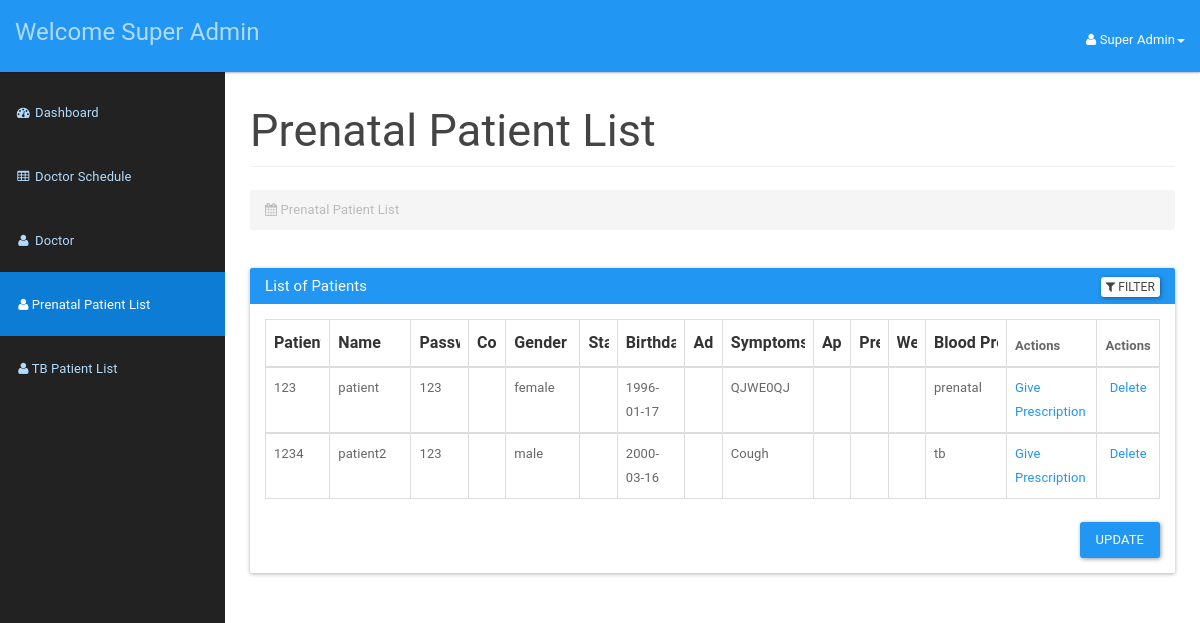
Before: /doctor/patientlist.php (signed in) with the older database file.
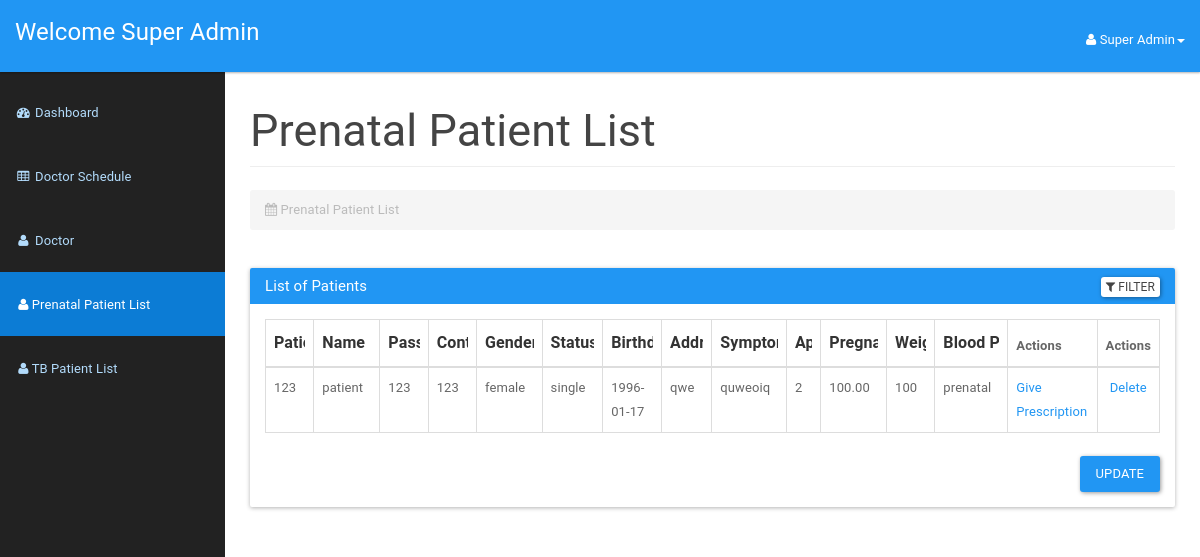
After: the same page with the newer database file.
### tables this page shows
CREATE TABLE `doctor` (
  `icDoctor` bigint(12) NOT NULL,
  `password` varchar(20) NOT NULL,
  `doctorId` int(3) NOT NULL,
  `doctorFirstName` varchar(50) NOT NULL,
  `doctorLastName` varchar(50) NOT NULL,
  `doctorAddress` varchar(100) NOT NULL,
  `doctorPhone` varchar(15) NOT NULL,
  `doctorEmail` varchar(20) NOT NULL,
  `doctorDOB` date NOT NULL,
  `doctorRole` varchar(255) DEFAULT NULL
);

CREATE TABLE `appointment` (
  `appId` int(3) NOT NULL,
  `philhealthId` bigint(12) NOT NULL,
  `scheduleId` int(10) NOT NULL,
  `appSymptom` varchar(100) NOT NULL,
  `appComment` varchar(100) NOT NULL,
  `status` varchar(10) NOT NULL DEFAULT 'process',
  `pregnancyWeek` int(11) DEFAULT NULL,
  `weight` decimal(5,2) DEFAULT NULL,
  `bloodPressure` varchar(20) DEFAULT NULL
);

CREATE TABLE `patient` (
  `philhealthId` bigint(12) NOT NULL,
  `password` varchar(20) NOT NULL,
  `patientFirstName` varchar(20) NOT NULL,
  `patientLastName` varchar(20) NOT NULL,
  `patientMaritialStatus` varchar(10) NOT NULL,
  `patientDOB` date NOT NULL,
  `patientGender` varchar(10) NOT NULL,
  `patientAddress` varchar(100) NOT NULL,
  `patientPhone` varchar(15) NOT NULL,
  `patientEmail` varchar(100) NOT NULL,
  `appointmentType` enum('tb','prenatal') NOT NULL DEFAULT 'tb'
);

### doctor/patientlist.php (the view, shortened to what this page needs)
<?php
include_once '../assets/conn/dbconnect.php';
$usersession = $_SESSION['doctorSession'];
$res = mysqli_query($con, "SELECT * FROM doctor WHERE doctorId=" . $usersession);
$userRow = mysqli_fetch_array($res, MYSQLI_ASSOC);
?>
<!DOCTYPE html>
<html lang="en">
<head>
    <link href="assets/css/material.css" rel="stylesheet">
    <link href="assets/css/sb-admin.css" rel="stylesheet">
    <link href="assets/css/time/bootstrap-clockpicker.css" rel="stylesheet">
    <link href="assets/css/style.css" rel="stylesheet">
    <link href="assets/font-awesome/css/font-awesome.css" rel="stylesheet">
</head>
<body>
    <div id="wrapper">
        <nav class="navbar navbar-inverse navbar-fixed-top" role="navigation">
            <div class="navbar-header">
                <a class="navbar-brand" href="doctordashboard.php">
                    <?php
                    if ($userRow['doctorRole'] == 'superAdmin') {
                        echo "Welcome " . $userRow['doctorFirstName'] . " " . $userRow['doctorLastName'];
                    } else {
                        echo "Welcome Dr " . $userRow['doctorFirstName'] . " " . $userRow['doctorLastName'];
                    }
                    ?>
                </a>
            </div>
            <ul class="nav navbar-right top-nav">
                <li class="dropdown">
                    <a href="#" class="dropdown-toggle" data-toggle="dropdown"><i class="fa fa-user"></i>
                        <?php echo $userRow['doctorFirstName']; ?>
                        <?php echo $userRow['doctorLastName']; ?><b class="caret"></b>
                    </a>
                </li>
            </ul>
            <div class="collapse navbar-collapse navbar-ex1-collapse">
                <ul class="nav navbar-nav side-nav">
                    <li ">
                        <a href=" doctordashboard.php"><i class="fa fa-fw fa-dashboard"></i> Dashboard</a>
                    </li>
                    <?php
                    if ($userRow['doctorRole'] == 'superAdmin') {
                    ?>
                        <li>
                            <a href="addschedule.php"><i class="fa fa-fw fa-table"></i> Doctor Schedule</a>
                        </li>
                        <li>
                            <a href="doctor.php"><i class="fa fa-fw fa-user"></i> Doctor</a>
                        </li>
                        <li class="active">
                            <a href="patientlist.php"><i class="fa fa-fw fa-user"></i>Prenatal Patient List</a>
                        </li>
                        <li>
                            <a href="tbpatientlist.php"><i class="fa fa-fw fa-user"></i>TB Patient List</a>
                        </li>
                    <?php
                    }
                    ?>
                </ul>
            </div>
        </nav>
        <div id="page-wrapper">
            <div class="container-fluid">
                <div class="row">
                    <div class="col-lg-12">
                        <h2 class="page-header">
                            Prenatal Patient List
                        </h2>
                        <ol class="breadcrumb">
                            <li class="active">
                                <i class="fa fa-calendar"></i> Prenatal Patient List
                            </li>
                        </ol>
                    </div>
                </div>
                <div class="panel panel-primary filterable">
                    <div class="panel-heading">
                        <h3 class="panel-title">List of Patients</h3>
                        <div class="pull-right">
                            <button class="btn btn-default btn-xs btn-filter"><span class="fa fa-filter"></span>
                                Filter</button>
                        </div>
                    </div>
                    <div class="panel-body">
                        <table class="table table-hover table-bordered">
                            <thead>
                                <tr class="filters">
                                    <th><input type="text" class="form-control" placeholder="Patient ID" disabled></th>
                                    <th><input type="text" class="form-control" placeholder="Name" disabled></th>
                                    <th><input type="text" class="form-control" placeholder="Password" disabled></th>
                                    <th><input type="text" class="form-control" placeholder="ContactNo." disabled></th>
                                    <th><input type="text" class="form-control" placeholder="Gender" disabled></th>
                                    <th><input type="text" class="form-control" placeholder="Status" disabled></th>
                                    <th><input type="text" class="form-control" placeholder="Birthdate" disabled></th>
                                    <th><input type="text" class="form-control" placeholder="Address" disabled></th>
                                    <th><input type="text" class="form-control" placeholder="Symptoms" disabled></th>
                                    <th><input type="text" class="form-control" placeholder="Appointment Type" disabled></th>
                                    <th><input type="text" class="form-control" placeholder="Pregnancy Week" disabled></th>
                                    <th><input type="text" class="form-control" placeholder="Weight" disabled></th>
                                    <th><input type="text" class="form-control" placeholder="Blood Pressure" disabled></th>
                                    <th>Actions</th>
                                    <th>Actions</th>
                                </tr>
                            </thead>
                            <?php
                            $appointmentTypeFilter = '';
                            $result = mysqli_query($con, "SELECT a.*, c.*, d.appSymptom, a.appointmentType,
                                      d.pregnancyWeek, d.weight, d.bloodPressure
                               FROM patient a
                               JOIN appointment d ON a.philhealthId = d.philhealthId
                               LEFT JOIN doctorschedule c ON d.scheduleId = c.scheduleId
                               WHERE 1 $appointmentTypeFilter
                               ORDER BY d.appId DESC");
                            while ($patientRow = mysqli_fetch_array($result)) {
                                echo "<tbody>";
                                echo "<tr>";
                                echo "<td>" . $patientRow['philhealthId'] . "</td>";
                                echo "<td>" . $patientRow['patientLastName'] . "</td>";
                                echo "<td>" . $patientRow['password'] . "</td>";
                                echo "<td>" . $patientRow['patientPhone'] . "</td>";
                                echo "<td>" . $patientRow['patientGender'] . "</td>";
                                echo "<td>" . $patientRow['patientMaritialStatus'] . "</td>";
                                echo "<td>" . $patientRow['patientDOB'] . "</td>";
                                echo "<td>" . $patientRow['patientAddress'] . "</td>";
                                echo "<td>" . $patientRow['appSymptom'] . "</td>";
                                echo "<td>" . $patientRow['pregnancyWeek'] . "</td>";
                                echo "<td>" . $patientRow['weight'] . "</td>";
                                echo "<td>" . $patientRow['bloodPressure'] . "</td>";
                                echo "<td>" . $patientRow['appointmentType'] . "</td>";
                                if ($patientRow['appointmentType'] == 'prenatal') {
                                    echo "<td class=''><a href='prenatalPrescription.php?philhealthId=" . $patientRow['philhealthId'] . "' class='prescription-btn'>Give Prescription</a></td>";
                                } else if ($patientRow['appointmentType'] == 'tb') {
                                    echo "<td class=''><a href='tbPrescription.php?philhealthId=" . $patientRow['philhealthId'] . "' class='prescription-btn'>Give Prescription</a></td>";
                                }
                                echo "<form method='POST'>";
                                echo "<td class='text-center'><a href='#' id='" . $patientRow['philhealthId'] . "' class='delete'>Delete</a>
                            </td>";
                            }
                            echo "</tr>";
                            echo "</tbody>";
                            echo "</table>";
                            echo "<div class='panel panel-default'>";
                            echo "<div class='col-md-offset-3 pull-right'>";
                            echo "<button class='btn btn-primary' type='submit' value='Submit' name='submit'>Update</button>";
                            echo "</div>";
                            echo "</div>";
                            ?>
                    </div>
                </div>
            </div>
        </div>
</body>
</html>

### doctor/assets/css/sb-admin.css (style rules this page uses)
body { margin-top: 100px; background-color: #222; }
@media (min-width:768px) { body { margin-top: 50px; } }
#wrapper { padding-left: 0; }
#page-wrapper { min-height: 900px !important; width: 100%; padding: 0; background-color: #fff; }
@media (min-width:768px) { #wrapper { padding-left: 225px; } }
@media (min-width:768px) { #page-wrapper { padding: 10px; } }
.top-nav { padding: 0 15px; }
.top-nav>li { display: inline-block; float: left; }
.top-nav>li>a { padding-top: 17px; padding-bottom: 10px; line-height: 45px; color: white; }
@media (min-width:768px) { .side-nav { position: fixed; top: 80px; left: 225px; width: 225px; margin-left: -225px; border: none; border-radius: 0; overflow-y: auto; background-color: #222; bottom: 0; overflow-x: hidden; padding-bottom: 40px; } }
@media (min-width:768px) { .side-nav>li>a { width: 225px; } }

### doctor/assets/css/style.css (style rules this page uses)
.filterable { margin-top: 15px; }
.filterable .panel-heading .pull-right { margin-top: -20px; }
.filterable .filters input[disabled] { background-color: transparent; border: none; cursor: auto; box-shadow: none; padding: 0; height: auto; }

Changed rows visible on the page:
removed appointment: philhealthId.philhealthId "123", philhealthId.patientLastName "patient", philhealthId.password "123", philhealthId.patientGender "female", philhealthId.patientDOB "1996-01-17", appSymptom "QJWE0QJ", philhealthId.appointmentType "prenatal"
removed appointment: philhealthId.philhealthId "1234", philhealthId.patientLastName "patient2", philhealthId.password "123", philhealthId.patientGender "male", philhealthId.patientDOB "2000-03-16", appSymptom "Cough", philhealthId.appointmentType "tb"
added appointment: philhealthId.philhealthId "123", philhealthId.patientLastName "patient", philhealthId.password "123", philhealthId.patientPhone "123", philhealthId.patientGender "female", philhealthId.patientMaritialStatus "single", philhealthId.patientDOB "1996-01-17", philhealthId.patientAddress "qwe", appSymptom "quweoiq", pregnancyWeek "2", weight "100.00", bloodPressure "100", philhealthId.appointmentType "prenatal"
